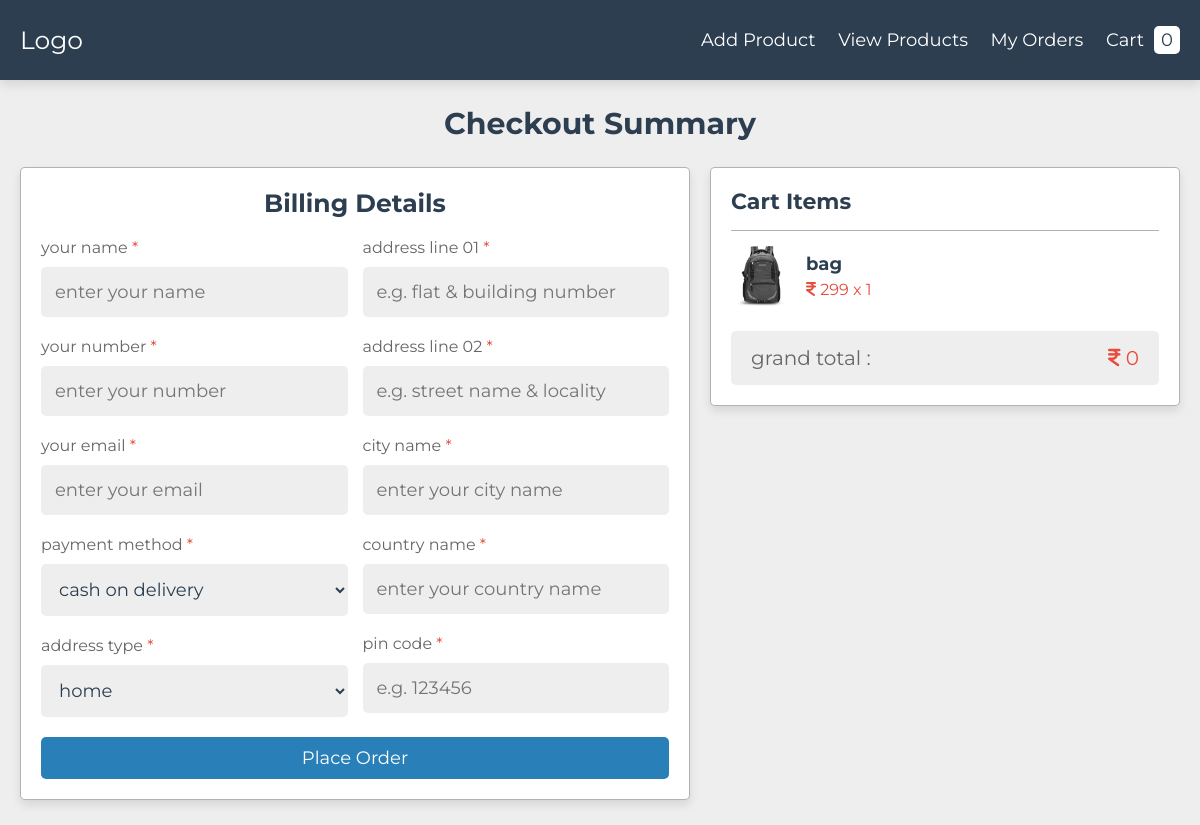
The page /project/checkout.php?get_id=krsmlYQ1MnvfTGNvY9XK on the database its author committed.
### tables this page shows
CREATE TABLE `products` (
  `id` varchar(20) NOT NULL,
  `name` varchar(50) NOT NULL,
  `price` varchar(10) NOT NULL,
  `image` varchar(50) NOT NULL
);

### project/checkout.php (the view, shortened to what this page needs)
<?php
include 'components/connect.php';
?>
<!DOCTYPE html>
<html lang="en">
<head>
   <link rel="stylesheet" href="https://cdnjs.cloudflare.com/ajax/libs/font-awesome/6.2.1/css/all.min.css">
   <link rel="stylesheet" href="css/style.css">
</head>
<body>
<?php include 'components/header.php'; ?>
<section class="checkout">
   <h1 class="heading">checkout summary</h1>
   <div class="row">
      <form action="" method="POST">
         <h3>billing details</h3>
         <div class="flex">
            <div class="box">
               <p>your name <span>*</span></p>
               <input type="text" name="name" required maxlength="50" placeholder="enter your name" class="input">
               <p>your number <span>*</span></p>
               <input type="number" name="number" required maxlength="10" placeholder="enter your number" class="input" min="0" max="9999999999">
               <p>your email <span>*</span></p>
               <input type="email" name="email" required maxlength="50" placeholder="enter your email" class="input">
               <p>payment method <span>*</span></p>
               <select name="method" class="input" required>
                  <option value="cash on delivery">cash on delivery</option>
               </select>
               <p>address type <span>*</span></p>
               <select name="address_type" class="input" required>
                  <option value="home">home</option>
               </select>
            </div>
            <div class="box">
               <p>address line 01 <span>*</span></p>
               <input type="text" name="flat" required maxlength="50" placeholder="e.g. flat & building number" class="input">
               <p>address line 02 <span>*</span></p>
               <input type="text" name="street" required maxlength="50" placeholder="e.g. street name & locality" class="input">
               <p>city name <span>*</span></p>
               <input type="text" name="city" required maxlength="50" placeholder="enter your city name" class="input">
               <p>country name <span>*</span></p>
               <input type="text" name="country" required maxlength="50" placeholder="enter your country name" class="input">
               <p>pin code <span>*</span></p>
               <input type="number" name="pin_code" required maxlength="6" placeholder="e.g. 123456" class="input" min="0" max="999999">
            </div>
         </div>
         <input type="submit" value="place order" name="place_order" class="btn">
      </form>
      <div class="summary">
         <h3 class="title">cart items</h3>
         <?php
            $grand_total = 0;
            if(isset($_GET['get_id'])){
               $select_get = $conn->prepare("SELECT * FROM `products` WHERE id = ?");
               $select_get->execute([$_GET['get_id']]);
               while($fetch_get = $select_get->fetch(PDO::FETCH_ASSOC)){
         ?>
         <div class="flex">
            <img src="uploaded_files/<?= $fetch_get['image']; ?>" class="image" alt="">
            <div>
               <h3 class="name"><?= $fetch_get['name']; ?></h3>
               <p class="price"><i class="fas fa-indian-rupee-sign"></i> <?= $fetch_get['price']; ?> x 1</p>
            </div>
         </div>
         <?php
               }
            }
         ?>
         <div class="grand-total"><span>grand total :</span><p><i class="fas fa-indian-rupee-sign"></i> <?= $grand_total; ?></p></div>
      </div>
   </div>
</section>
</body>
</html>

### project/css/style.css (style rules this page uses)
:root { --main-color:#2980b9; --red:#e74c3c; --orange:#f39c12; --light-color:#666; --light-bg:#eee; --white:#fff; --black:#2c3e50; --border:.1rem solid rgba(0,0,0,.3); --box-shodow:0 .5rem 1rem rgba(0,0,0,.1); }
* { font-family: 'Montserrat', sans-serif; margin: 0; padding: 0; box-sizing: border-box; outline: none; border: none; text-decoration: none; }
html { font-size: 62.5%; overflow-x: hidden; }
body { background: var(--light-bg); }
section { padding:2.5rem 2rem; max-width: 1200px; margin: 0 auto; }
.heading { text-align: center; padding-bottom: 2.5rem; font-size: 3rem; color: var(--black); text-transform: capitalize; }
.btn, .delete-btn { display: block; text-align: center; width: 100%; margin-top: 1rem; padding: 1rem 3rem; color: var(--white); cursor: pointer; font-size: 1.8rem; text-transform: capitalize; border-radius: .5rem; }
.btn { background-color: var(--main-color); }
.checkout .row { display: flex; flex-wrap: wrap; gap: 2rem; align-items: flex-end; flex-wrap: wrap-reverse; }
.checkout .row form { flex: 1 1 50rem; background-color: var(--white); box-shadow: var(--box-shodow); padding: 2rem; border-radius: .5rem; border: var(--border); }
.checkout .row form h3 { font-size: 2.5rem; color: var(--black); padding-bottom: 1rem; text-align: center; text-transform: capitalize; }
.checkout .row form .input { width: 100%; background-color: var(--light-bg); border-radius: .5rem; padding: 1.4rem; color: var(--black); font-size: 1.8rem; margin: 1rem 0; }
.checkout .row form .flex { display: flex; column-gap: 1.5rem; flex-wrap: wrap; }
.checkout .row form .flex .box { flex: 1 1 30rem; }
.checkout .row form p { padding-top: 1rem; font-size: 1.6rem; color: var(--light-color); }
.checkout .row form p span { color: var(--red); }
.checkout .row .summary { background-color: var(--white); box-shadow: var(--box-shodow); padding: 2rem; border-radius: .5rem; border: var(--border); flex: 1 1 30rem; }
.checkout .row .summary .title { font-size: 2.2rem; color: var(--black); border-bottom: var(--border); margin-bottom: .5rem; text-transform: capitalize; padding-bottom: 1.5rem; }
.checkout .row .summary .flex { display: flex; align-items: center; gap: 1.5rem; padding: 1rem 0; }
.checkout .row .summary .flex img { height: 6rem; width: 6rem; object-fit: contain; }
.checkout .row .summary .flex .name { font-size: 1.8rem; color: var(--black); padding-bottom: .5rem; }
.checkout .row .summary .flex .price { font-size: 1.6rem; color: var(--red); }
.checkout .row .summary .grand-total { background-color: var(--light-bg); border-radius: .5rem; padding: 1.5rem 2rem; display: flex; align-items: center; justify-content: space-between; gap: 1.5rem; flex-wrap: wrap; font-size: 2rem; margin-top: 1.5rem; }
.checkout .row .summary .grand-total span { color: var(--light-color); }
.checkout .row .summary .grand-total p { color: var(--red); }

### rows shown on the page
products: image (picture), name "bag", price "299"

### other values the page prints
$total_cart_items "0"
$grand_total "0"
